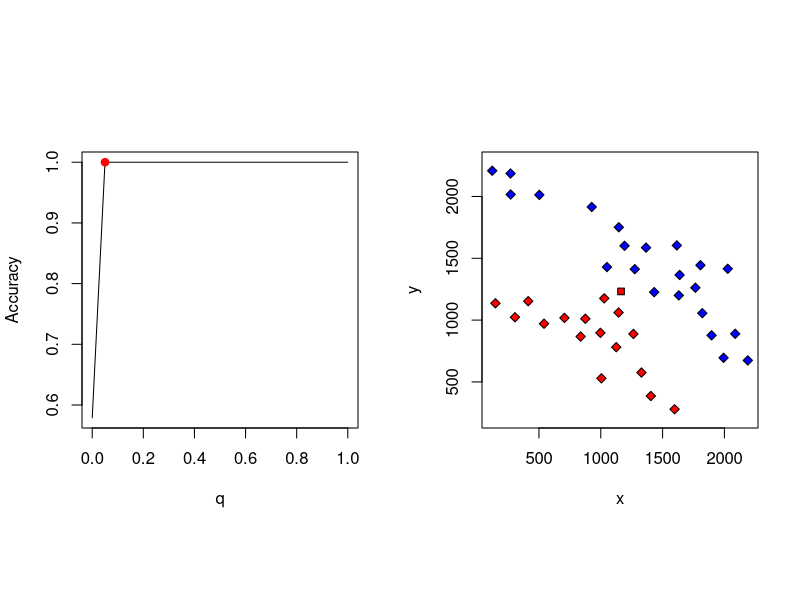

This figure's R source:
# library(rgl)

euclidean <- function(a, b) {
  return (sqrt(sum((a - b) ^ 2)))
}

w1 <- function(k, dist) {
  return (1 ^ k)
}

kwNN <- function(dataset, points, k, dist = euclidean, weight = w1) {
  answer <- array(dim = c(length(points[,1])))
  classes = unique(dataset$class)
  
  for (i in 1:length(points[,1])) {
    distance <- array(dim = c(length(dataset[,1])))
    for (j in 1:length(dataset[,1])) {
      distance[j] = dist(points[i, ], dataset[j, 1:2])
    }
    sortedDataset <- dataset[order(distance),]
    distance <- sort(distance)
    
    scores <- rep(x = 0, times = length(classes))
    names(scores) = classes
    for (j in 1:k) {
      scores[sortedDataset$class[j]] = scores[sortedDataset$class[j]] + weight(j, distance[j])
    }
    
    answer[i] = names(which.max(scores))[1]
  }
  
  return (answer)
}

kwNN_point <- function(dataset, point, k, dist = euclidean, weight = w1) {
  distances <- array(dim = c(length(dataset[,1])))
  for (i in 1:length(distances)) {
    distances[i] <- dist(point[,3:4], dataset[i,3:4])
  }
  
  sortedDataset <- dataset[order(distances),]
  distances <- sort(distances)
  scores <- array(0L, length(unique(dataset$Species)))
  names(scores) = unique(dataset$Species)
  for (i in 1:k) {
    scores[sortedDataset$Species[i]] = scores[sortedDataset$Species[i]] + weight(i, distances[i])
  }
  
  return (names(which.max(scores)))
}

kwnn_loo <- function(k, dset) {
  
  classes = unique(dset$class)
  qs <- seq(from = 0.0, to = 1.0, by = 0.05)
  result <- array(0L, dim = c(length(qs)))
  for (i in 1:length(dset[,1])) {
    cat("\rProcessing sample", i, "of", length(dset[,1]))
    dataset <- dset[-i,]
    distance <- array(dim=c(length(dataset[,1])))
    for (j in 1:(length(dataset[,1]))) {
      distance[j] <- euclidean(dataset[j, 1:2], dset[i, 1:2])
    }
    sortedDataset <- dataset[order(distance),]
    distance <- sort(distance)
    
    classesCount <- array(0L, dim = c(length(classes)))
    dimnames(classesCount) = list(classes)
    
    classesCount <- array(0L, dim = c(length(classes), length(qs)))
    dimnames(classesCount) = list(classes)
    for (j in 1:k) { # k's
      index <- 1
      for (q in qs) {
        classesCount[sortedDataset$class[j],index] <- classesCount[sortedDataset$class[j],index] + (q ^ j)
        classForCurrentK = names(which.max(classesCount[,index]))[1]
        
        index <- index + 1
      }
    }
    for (j in 1:length(qs)) {
      ans = names(which.max(classesCount[,j]))[1]
      
      
      if (ans == paste(dset$class[i])) {
        result[j] <- result[j] + 1
      }
    }
  }
  cat("\n")
  
  for (i in 1:length(result)) {
    result[i] <- result[i] / length(dset[,1])
  }
  
  return (result)
}

df = data.frame(x = double(), y = double(), class = character())

df <- rbind(df, data.frame(x = 122, y = 2208, class = "class-1"))
df <- rbind(df, data.frame(x = 148, y = 1136, class = "class-2"))
df <- rbind(df, data.frame(x = 270, y = 2186, class = "class-1"))
df <- rbind(df, data.frame(x = 271, y = 2016, class = "class-1"))
df <- rbind(df, data.frame(x = 306, y = 1023, class = "class-2"))
df <- rbind(df, data.frame(x = 413, y = 1153, class = "class-2"))
df <- rbind(df, data.frame(x = 503, y = 2013, class = "class-1"))
df <- rbind(df, data.frame(x = 541, y = 971, class = "class-2"))
df <- rbind(df, data.frame(x = 706, y = 1018, class = "class-2"))
df <- rbind(df, data.frame(x = 837, y = 867, class = "class-2"))
df <- rbind(df, data.frame(x = 875, y = 1011, class = "class-2"))
df <- rbind(df, data.frame(x = 927, y = 1915, class = "class-1"))
df <- rbind(df, data.frame(x = 997, y = 897, class = "class-2"))
df <- rbind(df, data.frame(x = 1005, y = 529, class = "class-2"))
df <- rbind(df, data.frame(x = 1028, y = 1176, class = "class-2"))
df <- rbind(df, data.frame(x = 1050, y = 1429, class = "class-1"))
df <- rbind(df, data.frame(x = 1125, y = 781, class = "class-2"))
df <- rbind(df, data.frame(x = 1144, y = 1061, class = "class-2"))
df <- rbind(df, data.frame(x = 1146, y = 1751, class = "class-1"))
df <- rbind(df, data.frame(x = 1192, y = 1601, class = "class-1"))
df <- rbind(df, data.frame(x = 1264, y = 888, class = "class-2"))
df <- rbind(df, data.frame(x = 1275, y = 1412, class = "class-1"))
df <- rbind(df, data.frame(x = 1329, y = 576, class = "class-2"))
df <- rbind(df, data.frame(x = 1366, y = 1586, class = "class-1"))
df <- rbind(df, data.frame(x = 1405, y = 386, class = "class-2"))
df <- rbind(df, data.frame(x = 1432, y = 1226, class = "class-1"))
df <- rbind(df, data.frame(x = 1597, y = 279, class = "class-2"))
df <- rbind(df, data.frame(x = 1615, y = 1604, class = "class-1"))
df <- rbind(df, data.frame(x = 1631, y = 1200, class = "class-1"))
df <- rbind(df, data.frame(x = 1638, y = 1365, class = "class-1"))
df <- rbind(df, data.frame(x = 1765, y = 1262, class = "class-1"))
df <- rbind(df, data.frame(x = 1806, y = 1444, class = "class-1"))
df <- rbind(df, data.frame(x = 1821, y = 1056, class = "class-1"))
df <- rbind(df, data.frame(x = 1896, y = 877, class = "class-1"))
df <- rbind(df, data.frame(x = 1993, y = 695, class = "class-1"))
df <- rbind(df, data.frame(x = 2027, y = 1415, class = "class-1"))
df <- rbind(df, data.frame(x = 2087, y = 889, class = "class-1"))
df <- rbind(df, data.frame(x = 2189, y = 674, class = "class-1"))

z = array(c(c(1164, 1232)), dim = c(1,2))

# m <- fast_cvloo_kwnn()
k <- 6

qs <- (seq(from = 0.0, to = 1.0, by = 0.05))
acc = kwnn_loo(6, df)

par(mfrow=c(1,2), pty="s")

print(qs[which.max(acc)])

plot(qs, acc, type = "l", xlab = "q", ylab="Accuracy")
points(qs[which.max(acc)], max(acc), pch = 19, col = "red")

bestQ <- qs[which.max(acc)]

cat("Best accuracy:", max(acc), "for q =", qs[which.max(acc)])

colors <- c("class-1" = "blue", "class-2" = "red")
plot(df[, 1:2], bg = colors[paste(df$class)], pch=23, asp=1)

result <- kwNN(df, z, 5, euclidean, function(k, dist) { return(bestQ ^ k) })
points(z[,1], z[,2], bg = colors[result], pch = 22)